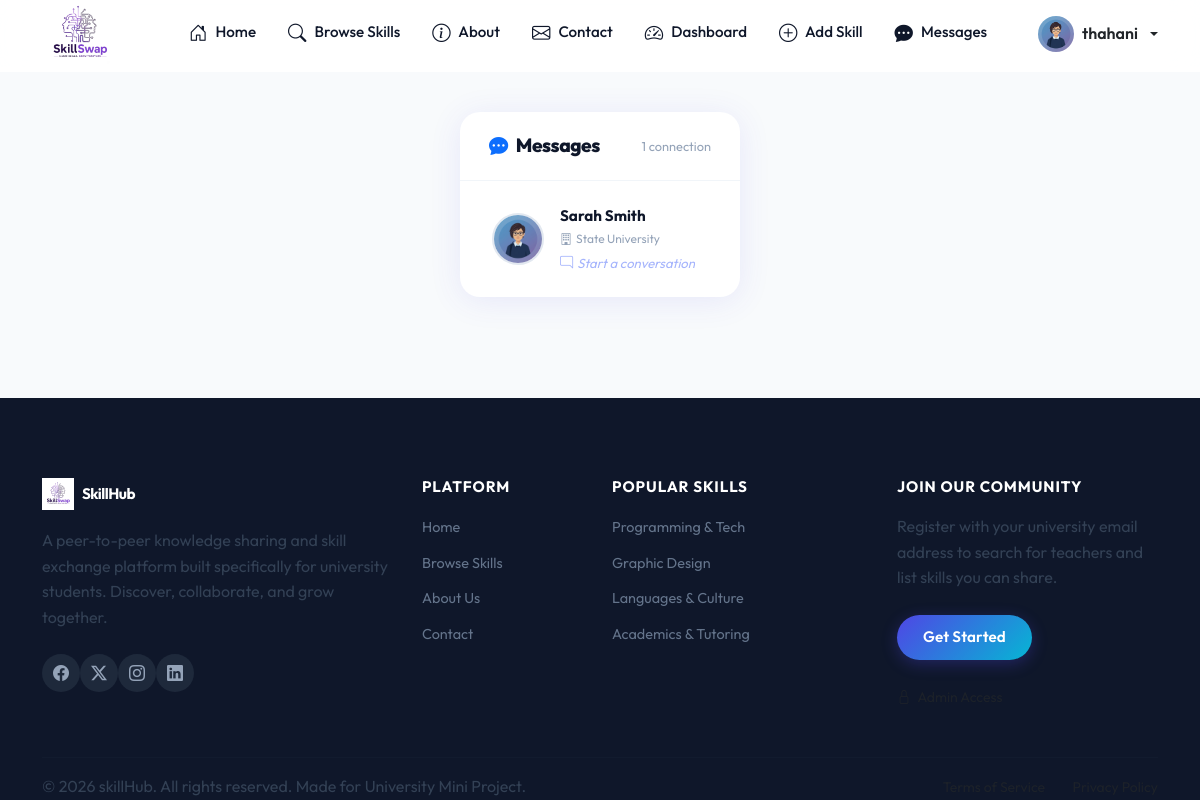
Screenshot of /messages.php (signed in) with the database file from the repository.
### tables this page shows
CREATE TABLE `users` (
  `id` int(11) NOT NULL,
  `username` varchar(50) NOT NULL,
  `email` varchar(100) NOT NULL,
  `password` varchar(255) NOT NULL,
  `name` varchar(100) NOT NULL,
  `university` varchar(150) DEFAULT NULL,
  `department` varchar(150) DEFAULT NULL,
  `bio` text DEFAULT NULL,
  `skills_teach` text DEFAULT NULL,
  `skills_learn` text DEFAULT NULL,
  `profile_photo` varchar(255) DEFAULT 'default-profile.png',
  `created_at` timestamp NOT NULL DEFAULT current_timestamp()
);

### includes/auth.php (called while the page is built, shortened)
<?php
function isLoggedIn() {
    return isset($_SESSION['user_id']);
}
function isAdminLoggedIn() {
    return isset($_SESSION['admin_id']);
}
function getLoggedInUser($pdo) {
    try {
        $stmt = $pdo->prepare("SELECT * FROM users WHERE id = ?");
        $stmt->execute([$_SESSION['user_id']]);
        return $stmt->fetch();
    } catch (PDOException $e) {
        return null;
    }
}
?>

### messages.php (the view, shortened to what this page needs)
<?php
require_once 'includes/db.php';
require_once 'includes/auth.php';
$user = getLoggedInUser($pdo);
$stmt = $pdo->prepare("
    SELECT DISTINCT
        u.id        AS other_id,
        u.name      AS other_name,
        u.username  AS other_username,
        u.profile_photo AS other_photo,
        u.university AS other_uni
    FROM contact_requests cr
    JOIN skills s ON cr.skill_id = s.id
    JOIN users u ON (
        CASE
            WHEN s.user_id = :me1 THEN u.email = cr.sender_email
            ELSE u.id = s.user_id
        END
    )
    WHERE cr.status = 'Accepted'
      AND (s.user_id = :me2 OR cr.sender_email = :email1)
      AND u.id != :me3
");
$stmt->execute([
    ':me1'    => $user['id'],
    ':me2'    => $user['id'],
    ':me3'    => $user['id'],
    ':email1' => $user['email'],
]);
$connections = $stmt->fetchAll(PDO::FETCH_ASSOC);
$chat_data = [];
foreach ($connections as $conn) {
    $last_msg   = null;
    $last_time  = null;
    $unread     = 0;
    $chat_data[] = array_merge($conn, [
        'last_msg'  => $last_msg,
        'last_time' => $last_time,
        'unread'    => $unread,
    ]);
}
usort($chat_data, function($a, $b) {
    if ($a['last_time'] && $b['last_time']) return strtotime($b['last_time']) - strtotime($a['last_time']);
    if ($a['last_time']) return -1;
    if ($b['last_time']) return 1;
    return 0;
});
require_once 'includes/header.php';
require_once 'includes/navbar.php';
?>
<div class="msg-page-wrap">
    <div class="msg-card">
        <div class="msg-card-header">
            <h4><i class="bi bi-chat-dots-fill text-primary me-2"></i>Messages</h4>
            <span><?php echo count($chat_data); ?> connection<?php echo count($chat_data) != 1 ? 's' : ''; ?></span>
        </div>
        <?php if (empty($chat_data)): ?>
            <div class="empty-state">
                <div class="empty-icon"><i class="bi bi-people"></i></div>
                <h5>No accepted connections yet</h5>
                <p>Browse skills and send a swap request.<br>Once accepted, your connections will appear here.</p>
                <a href="browse-skills.php" class="btn btn-primary mt-2 rounded-pill px-4">
                    <i class="bi bi-search me-1"></i> Browse Skills
                </a>
            </div>
        <?php else: ?>
            <div class="conn-list">
                <?php foreach ($chat_data as $i => $c): ?>
                    <?php
                        $photo = $c['other_photo'] ? 'assets/uploads/' . htmlspecialchars($c['other_photo']) : null;
                        $initial = strtoupper(substr($c['other_name'], 0, 1));
                        $has_unread = $c['unread'] > 0;
                    ?>
                    <a href="chat.php?with=<?php echo $c['other_id']; ?>"
                       class="conn-item <?php echo $has_unread ? 'has-unread' : ''; ?>">
                        <?php if ($photo): ?>
                            <img src="<?php echo $photo; ?>" class="conn-avatar" alt="<?php echo htmlspecialchars($c['other_name']); ?>">
                        <?php else: ?>
                            <div class="conn-avatar-placeholder"><?php echo $initial; ?></div>
                        <?php endif; ?>
                        <div class="conn-info">
                            <div class="conn-name <?php echo $has_unread ? 'unread-name' : ''; ?>">
                                <?php echo htmlspecialchars($c['other_name']); ?>
                            </div>
                            <?php if ($c['other_uni']): ?>
                                <div class="conn-uni">
                                    <i class="bi bi-building me-1"></i><?php echo htmlspecialchars($c['other_uni']); ?>
                                </div>
                            <?php endif; ?>
                            <div class="conn-last <?php echo !$c['last_msg'] ? 'no-msg' : ''; ?>">
                                <?php if ($c['last_msg']): ?>
                                    <?php echo htmlspecialchars(substr($c['last_msg'], 0, 60)) . (strlen($c['last_msg']) > 60 ? '…' : ''); ?>
                                <?php else: ?>
                                    <i class="bi bi-chat-right me-1"></i>Start a conversation
                                <?php endif; ?>
                            </div>
                        </div>
                    </a>
                <?php endforeach; ?>
            </div>
        <?php endif; ?>
    </div>
</div>
<?php require_once 'includes/footer.php'; ?>

### includes/navbar.php (shortened to what this page needs)
<?php
$base_path = isset($base_path) ? $base_path : '';
require_once __DIR__ . '/auth.php';
require_once __DIR__ . '/db.php';
$current_user = null;
if (isLoggedIn()) {
    $current_user = getLoggedInUser($pdo);
}
?>
<nav class="navbar navbar-expand-lg navbar-custom sticky-top">
    <div class="container">
        <a class="navbar-brand navbar-brand-custom d-flex align-items-center" href="<?php echo $base_path; ?>index.php">
            <img src="<?php echo $base_path; ?>assets/img/logo2.jpeg" alt="SkillSwap Logo" style="height: 75px; width: auto; object-fit: contain;">
        </a>
        <div class="collapse navbar-collapse" id="navbarNav">
            <ul class="navbar-nav ms-lg-5 me-auto mb-2 mb-lg-0 align-items-lg-center gap-3">
                <?php if (isAdminLoggedIn()): ?>
                    <li class="nav-item">
                        <a class="nav-link nav-link-custom" href="<?php echo $base_path; ?>admin/dashboard.php">Dashboard</a>
                    </li>
                    <li class="nav-item">
                        <a class="nav-link nav-link-custom" href="<?php echo $base_path; ?>admin/users.php">Users</a>
                    </li>
                    <li class="nav-item">
                        <a class="nav-link nav-link-custom" href="<?php echo $base_path; ?>admin/skills.php">Skills</a>
                    </li>
                    <li class="nav-item">
                        <a class="nav-link nav-link-custom" href="<?php echo $base_path; ?>admin/categories.php">Categories</a>
                    </li>
                    <li class="nav-item">
                        <a class="nav-link nav-link-custom" href="<?php echo $base_path; ?>admin/requests.php">Requests</a>
                    </li>
                <?php else: ?>
                    <li class="nav-item">
                        <a class="nav-link nav-link-custom" href="<?php echo $base_path; ?>index.php">
                            <i class="bi bi-house-door"></i> Home
                        </a>
                    </li>
                    <li class="nav-item">
                        <a class="nav-link nav-link-custom" href="<?php echo $base_path; ?>browse-skills.php">
                            <i class="bi bi-search"></i> Browse Skills
                        </a>
                    </li>
                    <li class="nav-item">
                        <a class="nav-link nav-link-custom" href="<?php echo $base_path; ?>about.php">
                            <i class="bi bi-info-circle"></i> About
                        </a>
                    </li>
                    <li class="nav-item">
                        <a class="nav-link nav-link-custom" href="<?php echo $base_path; ?>contact.php">
                            <i class="bi bi-envelope"></i> Contact
                        </a>
                    </li>
                    <?php if (isLoggedIn()): ?>
                        <li class="nav-item">
                            <a class="nav-link nav-link-custom" href="<?php echo $base_path; ?>dashboard.php">
                                <i class="bi bi-speedometer2"></i> Dashboard
                            </a>
                        </li>
                        <li class="nav-item">
                            <a class="nav-link nav-link-custom" href="<?php echo $base_path; ?>add-skill.php">
                                <i class="bi bi-plus-circle"></i> Add Skill
                            </a>
                        </li>
                        <li class="nav-item">
                            <a class="nav-link nav-link-custom position-relative" href="<?php echo $base_path; ?>messages.php">
                                <i class="bi bi-chat-dots-fill"></i> Messages
                            </a>
                        </li>
                    <?php endif; ?>
                <?php endif; ?>
            </ul>
            <div class="d-flex align-items-center gap-3 ms-auto">
                <?php if (isAdminLoggedIn()): ?>
                    <span class="badge bg-danger">Admin Mode</span>
                    <a href="<?php echo $base_path; ?>logout.php" class="btn btn-premium-outline py-2 px-4">Logout</a>
                <?php elseif (isLoggedIn() && $current_user): ?>
                    <div class="dropdown">
                        <a class="d-flex align-items-center gap-2 text-decoration-none dropdown-toggle text-dark" href="#" role="button" id="profileDropdown" data-bs-toggle="dropdown" aria-expanded="false">
                            <?php
                            $photo_src = $base_path . 'assets/uploads/' . ($current_user['profile_photo'] ? $current_user['profile_photo'] : 'default-profile.png');
                            ?>
                            <img src="<?php echo $photo_src; ?>" alt="Profile" class="avatar-nav">
                            <span class="fw-semibold d-none d-sm-inline"><?php echo htmlspecialchars($current_user['username']); ?></span>
                        </a>
                    </div>
                <?php else: ?>
                    <a href="<?php echo $base_path; ?>login.php" class="btn btn-premium-outline py-2 px-4">Log In</a>
                    <a href="<?php echo $base_path; ?>register.php" class="btn btn-premium py-2 px-4">Sign Up</a>
                <?php endif; ?>
            </div>
        </div>
    </div>
</nav>

### assets/css/style.css (style rules this page uses)
:root { --primary: #4f46e5; --primary-dark: #3730a3; --primary-glow: rgba(79, 70, 229, 0.18); --secondary: #6271a4; --accent: #06b6d4; --success: #22c55e; --warning: #f59e0b; --text-dark: #0f172a; --text-body: #334155; --text-muted: #64748b; --text-light: #94a3b8; --bg-light: #f8fafc; --bg-white: #ffffff; --border-color: rgba(226, 232, 240, 0.9); --glass-bg: rgba(255, 255, 255, 0.88); --glass-border: rgba(255, 255, 255, 0.45); --gradient-primary: linear-gradient(135deg, #4f46e5 0%, #06b6d4 100%); --gradient-secondary: linear-gradient(135deg, #0284c7 0%, #4f46e5 100%); --gradient-soft: linear-gradient(135deg, rgba(79, 70, 229, 0.05) 0%, rgba(6, 182, 212, 0.05) 100%); --gradient-hero: linear-gradient(145deg, #eef2ff 0%, #f0fdff 50%, #e0f2fe 100%); --gradient-cta: linear-gradient(135deg, #1e3a8a 0%, #4f46e5 50%, #0284c7 100%); --shadow-xs: 0 1px 3px rgba(0, 0, 0, 0.05); --shadow-sm: 0 4px 12px rgba(79, 70, 229, 0.08); --shadow-md: 0 10px 28px rgba(79, 70, 229, 0.14); --shadow-lg: 0 20px 48px rgba(79, 70, 229, 0.18); --radius-sm: 10px; --radius-md: 16px; --radius-lg: 24px; --radius-xl: 32px; --navbar-h: 72px; --transition: 0.3s cubic-bezier(0.16, 1, 0.3, 1); }
*, *::before, *::after { box-sizing: border-box; margin: 0; padding: 0; }
html { scroll-behavior: smooth; }
body { font-family: 'Outfit', sans-serif; background-color: var(--bg-light); color: var(--text-body); min-height: 100vh; display: flex; flex-direction: column; overflow-x: hidden; line-height: 1.6; padding-top: var(--navbar-h); }
h1, h2, h3, h4, h5, h6 { font-weight: 700; letter-spacing: -0.025em; color: var(--text-dark); line-height: 1.2; }
img { max-width: 100%; }
a { text-decoration: none; }
.navbar-custom { position: fixed; top: 0; left: 0; right: 0; z-index: 1000; background: var(--glass-bg); backdrop-filter: blur(16px); -webkit-backdrop-filter: blur(16px); border-bottom: 5px solid var(--glass-border); transition: all 0.3s ease; height: var(--navbar-h); }
.navbar-brand-custom { font-weight: 800; font-size: 1.45rem; background: var(--gradient-primary); -webkit-background-clip: text; -webkit-text-fill-color: transparent; background-clip: text; display: inline-flex; align-items: center; gap: 10px; flex-shrink: 0; }
.nav-link-custom i, .nav-link-custom .bi { font-size: 1.15rem; vertical-align: middle; margin-right: 5px; }
.nav-link-custom, .btn-premium { align-self: center; }
.nav-link-custom { display: inline-block; font-weight: 500; font-size: 0.95rem; color: var(--text-dark); padding: 8px 14px; border-radius: 8px; transition: all 0.2s ease; }
.avatar-nav { width: 36px; height: 36px; border-radius: 50%; object-fit: cover; flex-shrink: 0; }

### messages.php (style rules this page uses)
.msg-page-wrap { max-width: 700px; margin: 2.5rem auto; padding: 0 1rem; }
.msg-card { background: #fff; border-radius: 20px; box-shadow: 0 4px 32px rgba(79,70,229,.10); overflow: hidden; }
.msg-card-header { padding: 1.4rem 1.8rem; border-bottom: 1.5px solid #f1f5f9; display: flex; align-items: center; justify-content: space-between; }
.msg-card-header h4 { font-weight: 800; font-size: 1.2rem; color: #0f172a; margin: 0; }
.msg-card-header span { font-size: 0.8rem; color: #94a3b8; }
.conn-list { padding: 0.5rem 0; }
.conn-item { display: flex; align-items: center; gap: 1rem; padding: 0.95rem 1.8rem; text-decoration: none; color: inherit; border-left: 3px solid transparent; transition: background .15s, border-color .15s; position: relative; }
.conn-avatar { width: 52px; height: 52px; border-radius: 50%; object-fit: cover; flex-shrink: 0; border: 2px solid #e2e8f0; }
.conn-info { flex: 1; min-width: 0; }
.conn-name { font-weight: 700; font-size: 0.95rem; color: #0f172a; }
.conn-uni { font-size: 0.75rem; color: #94a3b8; margin-top: 1px; }
.conn-last { font-size: 0.82rem; color: #64748b; margin-top: 4px; white-space: nowrap; overflow: hidden; text-overflow: ellipsis; max-width: 340px; }
.conn-last.no-msg { color: #a5b4fc; font-style: italic; }

### rows the page displays
users: profile_photo (placeholder picture), username "thahani"
users: profile_photo (placeholder picture), name "Sarah Smith", university "State University"

### other values shown
count($chat_data) "1"
